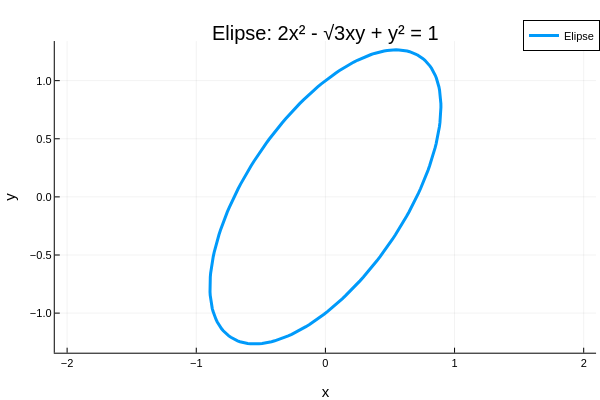

The notebook cell saved with this chart:
### Code cell
t = range(0, 2pi, length=200)
a, b = sqrt(1/D1_vals[1]), sqrt(1/D1_vals[2])

# Puntos en el sistema rotado (x', y')
elipse_rotada = [a * cos.(t) b * sin.(t)]'

# Transformamos los puntos al sistema original (x, y)
elipse_original = P1_vecs * elipse_rotada

plot(elipse_original[1,:], elipse_original[2,:],
     aspect_ratio=:equal,
     title="Elipse: 2x² - √3xy + y² = 1",
     label="Elipse",
     xlabel="x", ylabel="y",
     lw=3)

### Figure 1 — Plotly figure (JSON) as saved in the notebook; plotly's stock layout.template omitted (floating-point values rounded to 4 significant figures; data arrays with more than 128 entries replaced by an {"elided": "..."} marker saying what was removed)
{"data": [{"colorbar": {"len": 0.8657, "title": "", "x": 0.9934, "y": 0.5087}, "legendgroup": "Elipse", "line": {"color": "rgba(0, 154, 250, 1.000)", "dash": "solid", "shape": "linear", "width": 3}, "mode": "lines", "name": "Elipse", "showlegend": true, "type": "scatter", "x": {"elided": "200 float values"}, "xaxis": "x", "y": {"elided": "200 float values"}, "yaxis": "y"}], "layout": {"annotations": [{"font": {"color": "rgba(0, 0, 0, 1.000)", "family": "sans-serif", "size": 20}, "rotation": 0, "showarrow": false, "text": "Elipse: 2x² - √3xy + y² = 1", "x": 0.5424, "xanchor": "center", "xref": "paper", "y": 1, "yanchor": "top", "yref": "paper"}], "height": 400, "legend": {"bgcolor": "rgba(255, 255, 255, 1.000)", "bordercolor": "rgba(0, 0, 0, 1.000)", "borderwidth": 1, "font": {"color": "rgba(0, 0, 0, 1.000)", "family": "sans-serif", "size": 11}, "title": {"font": {"color": "rgba(0, 0, 0, 1.000)", "family": "sans-serif", "size": 15}, "text": ""}, "tracegroupgap": 0, "traceorder": "normal", "x": 1, "xanchor": "auto", "y": 1, "yanchor": "auto"}, "margin": {"b": 20, "l": 0, "r": 0, "t": 20}, "paper_bgcolor": "rgba(255, 255, 255, 1.000)", "plot_bgcolor": "rgba(255, 255, 255, 1.000)", "showlegend": true, "width": 600, "xaxis": {"anchor": "y", "domain": [0.09128, 0.9934], "gridcolor": "rgba(0, 0, 0, 0.100)", "gridwidth": 0.5, "linecolor": "rgba(0, 0, 0, 1.000)", "mirror": false, "range": [-2.096, 2.096], "showgrid": true, "showline": true, "showticklabels": true, "tickangle": 0, "tickcolor": "rgb(0, 0, 0)", "tickfont": {"color": "rgba(0, 0, 0, 1.000)", "family": "sans-serif", "size": 11}, "tickmode": "array", "ticks": "inside", "ticktext": ["−2", "−1", "0", "1", "2"], "tickvals": [-2, -1, 0, 1, 2], "title": "x", "titlefont": {"color": "rgba(0, 0, 0, 1.000)", "family": "sans-serif", "size": 15}, "type": "-", "visible": true, "zeroline": false, "zerolinecolor": "rgba(0, 0, 0, 1.000)"}, "yaxis": {"anchor": "x", "domain": [0.07581, 0.9415], "gridcolor": "rgba(0, 0, 0, 0.100)", "gridwidth": 0.5, "linecolor": "rgba(0, 0, 0, 1.000)", "mirror": false, "range": [-1.341, 1.341], "showgrid": true, "showline": true, "showticklabels": true, "tickangle": 0, "tickcolor": "rgb(0, 0, 0)", "tickfont": {"color": "rgba(0, 0, 0, 1.000)", "family": "sans-serif", "size": 11}, "tickmode": "array", "ticks": "inside", "ticktext": ["−1.0", "−0.5", "0.0", "0.5", "1.0"], "tickvals": [-1, -0.5, 0, 0.5, 1], "title": "y", "titlefont": {"color": "rgba(0, 0, 0, 1.000)", "family": "sans-serif", "size": 15}, "type": "-", "visible": true, "zeroline": false, "zerolinecolor": "rgba(0, 0, 0, 1.000)"}}}
